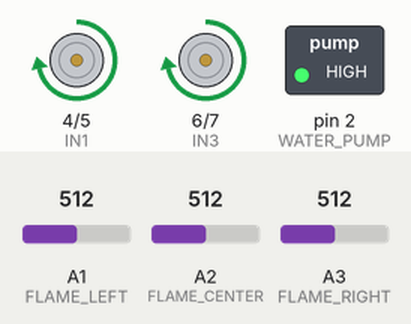
Recording of a sketch running on a simulated Arduino Uno, built with avr-gcc and run on an emulated ATmega328P. Shown: motor-driver pin pairs drawn as motors (green arrow = first pin HIGH = forward, orange = second pin HIGH = backward, longer = more drive, scaled by the enable pin), switched loads named in the sketch (green lamp = pin HIGH). Inputs (shaded band) come from the test bench; at power-on: A1 (FLAME_LEFT) = 512, A2 (FLAME_CENTER) = 512, A3 (FLAME_RIGHT) = 512.

Above: at 1.2 s.
1.3 s: A1 (FLAME_LEFT) set to 417
2.8 s: A1 (FLAME_LEFT) set to 382
At 3.9 s:
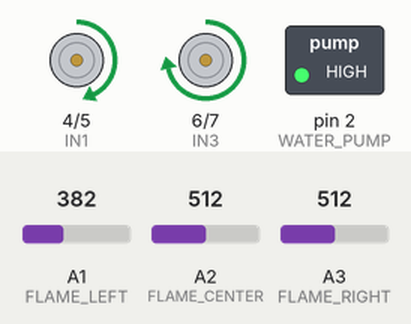
4.3 s: A2 (FLAME_CENTER) set to 414
5.8 s: A2 (FLAME_CENTER) set to 384
At 6.9 s:
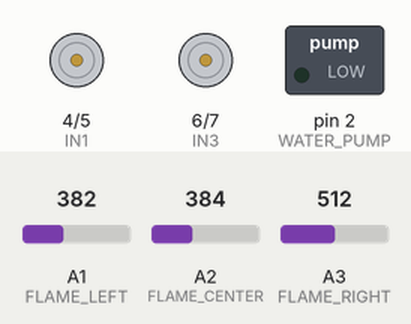
7.4 s: A2 (FLAME_CENTER) set to 410
At 7.55 s:
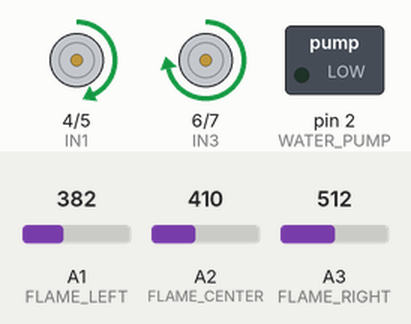
9.2 s: A3 (FLAME_RIGHT) set to 417
10.7 s: A3 (FLAME_RIGHT) set to 392
At 11.1 s:
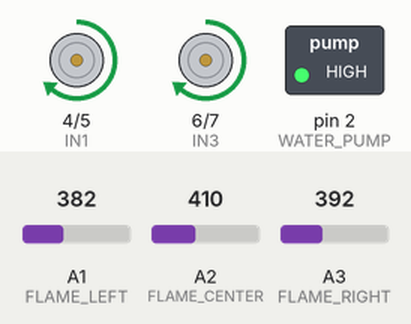
Timing chart, 0 to 13.2 s (numbered marks = the images above; inputs shaded):
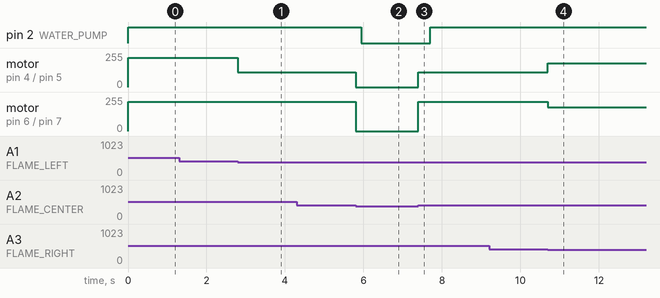

Measured:
- the behaviour switches between 400 and 399 on A1 (FLAME_LEFT) (found by bisection; images 0 and 1)
- the behaviour switches between 400 and 399 on A2 (FLAME_CENTER) (found by bisection; images 1 and 2)
- the behaviour switches between 400 and 399 on A3 (FLAME_RIGHT) (found by bisection; images 3 and 4)
- after the input at 1.3 s, every drawn part: stays the same
- after the input at 2.8 s, motor on pin 4 (IN1) / pin 5 (IN2): forward 220/255 → forward 110/255 at once
- after the input at 4.3 s, every drawn part: stays the same
- after the input at 5.8 s, pin 2 (WATER_PUMP): HIGH → LOW after 0.15 s; motor on pin 4 (IN1) / pin 5 (IN2): forward 110/255 → stopped at once; motor on pin 6 (IN3) / pin 7 (IN4): forward 220/255 → stopped at once
- after the input at 7.4 s, pin 2 (WATER_PUMP): LOW → HIGH after 0.30 s; motor on pin 4 (IN1) / pin 5 (IN2): stopped → forward 110/255 at once; motor on pin 6 (IN3) / pin 7 (IN4): stopped → forward 220/255 at once
- after the input at 9.2 s, every drawn part: stays the same
- after the input at 10.7 s, motor on pin 4 (IN1) / pin 5 (IN2): forward 110/255 → forward 180/255 at once; motor on pin 6 (IN3) / pin 7 (IN4): forward 220/255 → forward 180/255 at once

The sketch:

Fire_Fighter.ino
```cpp
/* ================================================================
   Firefighting Robot – Startup-Safe, Ultra-Fast Analog Response
   - No pump flicker at power-on (software-only fix)
   - Instant fire detection via analog AO inputs
   - L298N motor driver pins included (motors optional to debug later)
   ================================================================ */

#define ENA 3
#define ENB 9
#define IN1 4
#define IN2 5
#define IN3 6
#define IN4 7

// Use AO outputs of the flame sensors:
#define FLAME_LEFT   A1
#define FLAME_CENTER A2
#define FLAME_RIGHT  A3

// Pump control (relay or MOSFET on D2)
#define WATER_PUMP 2
#define RELAY_ON   LOW      // change to HIGH if your board is active-HIGH
#define RELAY_OFF  HIGH

// Tuning
#define THRESHOLD    400    // lower = more sensitive; calibrate with Serial if needed
#define DRIVE_SPEED  220
#define MIN_PUMP_ON  300    // ms (short debounce to prevent chatter)
#define MIN_PUMP_OFF 150

// State
bool pumpState = false;
unsigned long lastPumpChange_us = 0;

// ----------------- Inline Motor Helpers -----------------
inline void motorsStop() {
  analogWrite(ENA, 0); analogWrite(ENB, 0);
  digitalWrite(IN1, LOW); digitalWrite(IN2, LOW);
  digitalWrite(IN3, LOW); digitalWrite(IN4, LOW);
}
inline void forward(uint8_t spd) {
  analogWrite(ENA, spd); analogWrite(ENB, spd);
  digitalWrite(IN1, HIGH); digitalWrite(IN2, LOW);
  digitalWrite(IN3, HIGH); digitalWrite(IN4, LOW);
}
inline void leftTurn(uint8_t spd) {
  analogWrite(ENA, spd/2); analogWrite(ENB, spd);
  digitalWrite(IN1, HIGH); digitalWrite(IN2, LOW);
  digitalWrite(IN3, HIGH); digitalWrite(IN4, LOW);
}
inline void rightTurn(uint8_t spd) {
  analogWrite(ENA, spd); analogWrite(ENB, spd/2);
  digitalWrite(IN1, HIGH); digitalWrite(IN2, LOW);
  digitalWrite(IN3, HIGH); digitalWrite(IN4, LOW);
}

// ----------------- Pump Control (startup-safe) -----------------
inline void setPump(bool on) {
  unsigned long now_us = micros();
  if (on && !pumpState && (now_us - lastPumpChange_us) < (MIN_PUMP_OFF * 1000UL)) return;
  if (!on && pumpState && (now_us - lastPumpChange_us) < (MIN_PUMP_ON  * 1000UL)) return;
  pumpState = on;
  digitalWrite(WATER_PUMP, on ? RELAY_ON : RELAY_OFF);
  lastPumpChange_us = now_us;
}

// ----------------- Setup -----------------
void setup() {
  // --- SOFTWARE-ONLY STARTUP FIX: force pump OFF before pinMode ---
  digitalWrite(WATER_PUMP, RELAY_OFF);  // bias line safely using internal circuitry
  pinMode(WATER_PUMP, OUTPUT);          // now make it an output already OFF

  // Motor pins
  pinMode(ENA, OUTPUT); pinMode(ENB, OUTPUT);
  pinMode(IN1, OUTPUT); pinMode(IN2, OUTPUT);
  pinMode(IN3, OUTPUT); pinMode(IN4, OUTPUT);
  motorsStop();

  // (Optional) Speed up ADC for faster analogRead (~13µs):
  bitClear(ADCSRA, ADPS2); bitSet(ADCSRA, ADPS1); bitClear(ADCSRA, ADPS0);

  // If you want to calibrate later, you can enable Serial prints.
  // Serial.begin(9600);
}

// ----------------- Main Loop -----------------
void loop() {
  // Ultra-fast analog reads from AO pins
  int L = analogRead(FLAME_LEFT);
  int C = analogRead(FLAME_CENTER);
  int R = analogRead(FLAME_RIGHT);

  bool fireL = (L < THRESHOLD);
  bool fireC = (C < THRESHOLD);
  bool fireR = (R < THRESHOLD);

  // Immediate reaction to center flame
  if (fireC) {
    motorsStop();
    setPump(true);
  } else if (fireL && !fireR) {
    setPump(false);
    leftTurn(DRIVE_SPEED);
  } else if (fireR && !fireL) {
    setPump(false);
    rightTurn(DRIVE_SPEED);
  } else if (fireL && fireR) {
    setPump(false);
    forward(DRIVE_SPEED - 40);
  } else {
    setPump(false);
    forward(DRIVE_SPEED);
  }

  // No delay() → continuous fast loop
  // (Leave out Serial.prints for max speed; add only when calibrating.)
}
```
